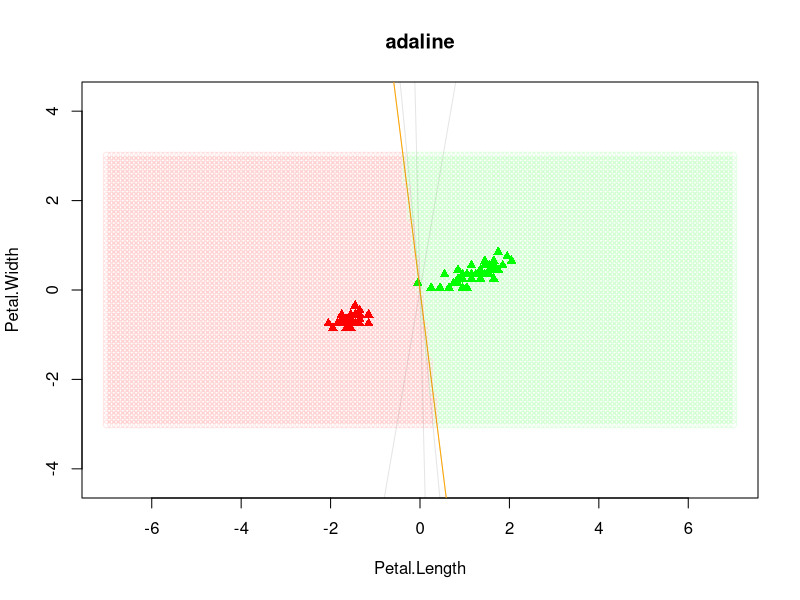

This chart was generated by the following R code:
scalar_product <- function(a, b)
{
  return (sum(a * b))
}

segment_inf <- function(xs, ys, color)
{
  fit = lm(ys~xs)
  abline(fit, col = color)
}

LOO <- function(data, w)
{
  sum = 0;
  for (row in 1:nrow(data))
  {
    point = c(data[row, 1], data[row, 2])
    test_data = data[-row, ,]
    value = get_class(point, w)
    if (value < 0)
      ans = first
    else
      ans = second
    
    cur_res = data[row, 3]
    value = 1
    if (cur_res == ans)
      value = 0
    
    sum = sum + value
  }
  return (sum / nrow(data))
}

draw <- function(data, max_x, max_y, step)
{
  colors <- c("setosa" = rgb(1, 0, 0,  alpha = 1),
              "versicolor" = rgb(0, 1, 0, alpha = 1),
              "virginica" = rgb(0, 0, 1,  alpha = 1))
  colors_trans <- c("setosa" = rgb(1, 0, 0,  alpha = 0.1),
                    "versicolor" = rgb(0, 1, 0, alpha = 0.1), 
                    "virginica" = rgb(0, 0, 1,  alpha = 0.1))
  
  plot(data[1:2], pch = 17, bg = colors[data[, 3]],
       col = colors[data[, 3]], asp = 1, main = "adaline", xlab = "Petal.Length", ylab = "Petal.Width",
       xlim = c(-7, 7), ylim = c(-3, 3))
  
  w = find_w(data, 0.1, 0.05)
  
  x <- c(min(data[, 2]), max(data[, 2]))
  y <- c(-w[[2]]*x[2]/w[[1]], -w[[1]]*x[1]/w[[2]])
  res3 <- c(x[1], y[[1]])
  res4 <- c(y[[2]], x[2])
  segment_inf(res3, res4, "orange")
  
  for (x in seq(-7, max_x, step))
  {
    for (y in seq(-3, max_y, step)) 
    {
      sign = get_class(c(x, y), w)
      class = 2
      if (sign > 0)
        class = 1
      c = colors_trans[class]
      
      if (class != 0)
        points(x, y, pch = 1, bg = c, col = c)
    }
  }
}

find_w <- function(data, eta, eps = 0.1)
{
  l = nrow(data)
  n = ncol(data) - 2
  w = runif(n, -1 / (2 * n), 1 / (2 * n))
  
  Q = 0
  for (i in 1:l)
  {
    sign = data[i, 4]
    Q = Q + (scalar_product(data[i, 1:2], w) - sign)^2
  }
  
  while (Q > eps)
  {
    idx = sample(1:l, 1, replace = T)
    x = data[idx, 1:2]
    sign = data[i, 4]
    product = scalar_product(x, w) * sign
    e = ((1 - product)^2)
    step = eta * (scalar_product(w, x) - sign)
    w = w - x * step
    Q = (scalar_product(data[idx, 1:2], w) - sign)^2
    x <- c(min(data[, 2]), max(data[, 2]))
    y <- c(-w[[2]]*x[2]/w[[1]], -w[[1]]*x[1]/w[[2]])
    res3 <- c(x[1], y[[1]])
    res4 <- c(y[[2]], x[2])
    segment_inf(res3, res4, rgb(0, 0, 0, alpha = 0.1))
  }
  
  return (w)
}

get_class <- function(point, w)
{
  return (sign(scalar_product(point, w)))
}

midpoint <- function(v)
{
  return (min(v) + (max(v) - min(v))  / 2)
}

first = "setosa"
second = "versicolor"
data = iris[iris$Species == first | iris$Species == second, ]
data[ , 3] = data[ , 3] - midpoint(data[ , 3])
data[ , 4] = data[ , 4] - midpoint(data[ , 4])
data = data[3:5]
col = c(0, nrow(data))
data = cbind(data, col)
for (i in 1:nrow(data))
{
  value = -1
  if (data[i, 3] == second)
    value = 1
  data[i, 4] = value
}

draw(data, 7, 3, 0.1)
